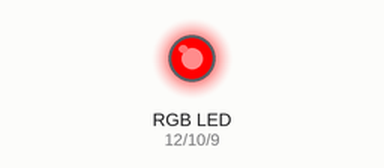
This sketch was run on a simulated Arduino Uno, built with avr-gcc and run on an emulated ATmega328P. Parts: an RGB LED mixed from three pins (HIGH = lit).

Above: at 0.5 s.
At 2.5 s:
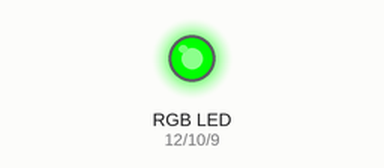
At 4.5 s:
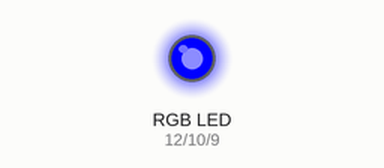
At 8.5 s:
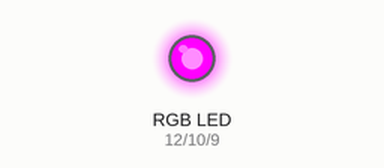
At 12.5 s:
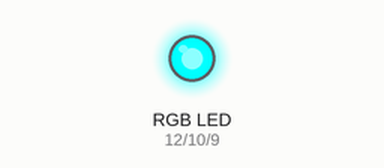
At 17.5 s:
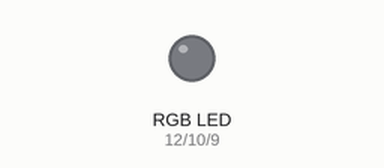
Timing chart, 0 to 18.2 s (numbered marks = the images above):
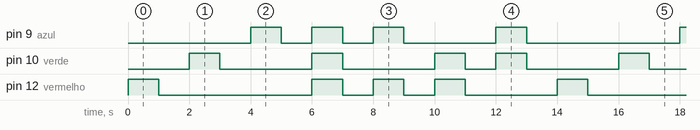

Measured:
- by itself, pin 9 (azul): repeats every 14.0 s: 2 × (LOW 1.0 s, HIGH 1.0 s), LOW 3.0 s, HIGH 1.0 s, LOW 5.0 s, HIGH 1.0 s
- by itself, pin 10 (verde): repeats every 14.0 s: 2 × (LOW 3.0 s, HIGH 1.0 s), LOW 1.0 s, HIGH 1.0 s, LOW 3.0 s, HIGH 1.0 s
- by itself, pin 12 (vermelho): repeats every 14.0 s: LOW 5.0 s, 2 × (HIGH 1.0 s, LOW 1.0 s), HIGH 1.0 s, LOW 3.0 s, HIGH 1.0 s

The sketch:

led_rgb_02.ino
```cpp
//JULIOBRAUN DESENVOLVIMENTO IOT
// LED RGB ARDUINO

int azul = 9;// variável azul
int verde = 10;// variável verde
int vermelho = 12;// variável vermelho

void setup() {
  pinMode(azul, OUTPUT);
  pinMode(verde, OUTPUT);
  pinMode (vermelho, OUTPUT);
}

void loop() {
  Vermelho();//Função cor vermelha
  Verde();//Função cor verde
  Azul();//Função cor azul
  Branco();//Função cor branca
  Magenta();//Função cor magenta
  Amarelo();//Função cor amarela
  Ciano();//Função cor ciano
}

void Vermelho() {
  digitalWrite(vermelho, HIGH);//vermelho ligado
  delay(1000);//Intervalo de 1 segundo
  digitalWrite(vermelho, LOW);//vermelho desligado
  delay(1000);//Intervalo de 1 segundo
}
void Verde() {
  digitalWrite(verde, HIGH);//verde ligado
  delay(1000);//Intervalo de 1 segundo
  digitalWrite(verde, LOW);//verde desligado
  delay(1000);//Intervalo de 1 segundo
}
void Azul() {
  digitalWrite(azul, HIGH);//azul ligado
  delay(1000);//Intervalo de 1 segundo
  digitalWrite(azul, LOW);// azul desligado
  delay(1000);//Intervalo de 1 segundo
}
void Branco() {
  digitalWrite(azul, HIGH);//azul ligado
  digitalWrite(vermelho, HIGH);//vermelho ligado
  digitalWrite(verde, HIGH);// verde ligado
  delay(1000);//Intervalo de 1 segundo
  digitalWrite(azul, LOW);//azul desligado
  digitalWrite(vermelho, LOW);//vermelho desligado
  digitalWrite(verde, LOW);//verde desligado
  delay(1000);//Intervalo de 1 segundo
}
void Magenta() {
  digitalWrite(azul, HIGH);//azul ligado
  digitalWrite(vermelho, HIGH);//vermelho ligado
  delay(1000);//Intervalo de 1 segundo
  digitalWrite(azul, LOW);//azul desligado
  digitalWrite(vermelho, LOW);// vermelho desligado
  delay(1000);//Intervalo de 1 segundo
}
void Amarelo() {
  digitalWrite(verde, HIGH);//verde ligado
  digitalWrite(vermelho, HIGH);//vermelho ligado
  delay(1000);//Intervalo de 1 segundo
  digitalWrite(verde, LOW);//verde desligado
  digitalWrite(vermelho, LOW);//vermelho desligado
  delay(1000);//Intervalo de 1 segundo
}
void Ciano() {
  digitalWrite(verde, HIGH);//Coloca verde ligado
  digitalWrite(azul, HIGH);//Coloca azul ligado
  delay(1000);//Intervalo de 1 segundo
  digitalWrite(verde, LOW);// verde desligado
  digitalWrite(azul, LOW);// azul  desligado
  delay(1000);//Intervalo de 1 segundo
}
```
